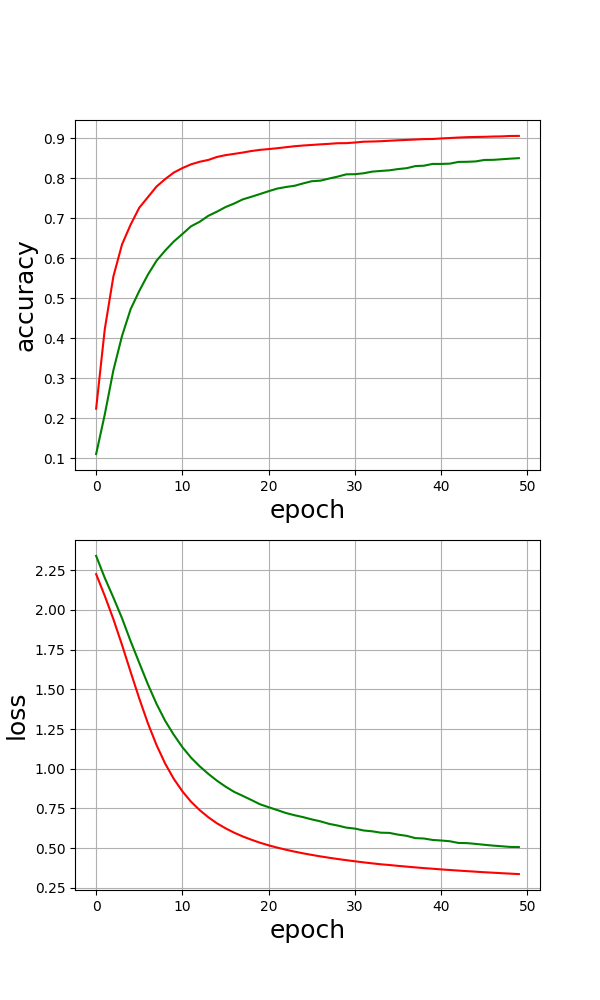

Recreate this plot in Python.
import tensorflow as tf
import numpy as np
import os
from tensorflow import keras
from tensorflow.keras.optimizers import SGD
import matplotlib.pyplot as plt

#------------------------------------------------------------------------
def loadMNIST():

	#Load
	mnist = keras.datasets.mnist
	(Xtrain, Ytrain), (Xtest, Ytest) = mnist.load_data()
	print(Xtrain.shape[0], 'train samples')
	print(Xtest.shape[0], 'test samples')

	#Return
	return Xtrain,Ytrain,Xtest,Ytest

#------------------------------------------------------------------------
def normalize(Xtrain,Xtest):

	#Normalize
	Xtrain = Xtrain / 255.0
	Xtest = Xtest / 255.0

	#Return
	return Xtrain,Xtest

#------------------------------------------------------------------------
def flatten(Xtrain,Xtest):

	#Flatten
    flattened = Xtrain.shape[1] * Xtrain.shape[2]
    Xtrain = Xtrain.reshape(60000, flattened)
    Xtest = Xtest.reshape(10000, flattened)
    Xtrain = Xtrain.astype('float32')
    Xtest = Xtest.astype('float32')

	#Return
    return Xtrain,Xtest

#------------------------------------------------------------------------
def oneHotEncoding(Ytrain,Ytest,NB_CLASSES):
    
    Ytrain = tf.keras.utils.to_categorical(Ytrain, NB_CLASSES)
    Ytest = tf.keras.utils.to_categorical(Ytest, NB_CLASSES)

	#Return
    return Ytrain,Ytest

#------------------------------------------------------------------------
def buildModel(NB_CLASSES,N_HIDDEN,DROPOUT,inputSize):
    
    #Build Model
	model = tf.keras.models.Sequential()
	model.add(keras.layers.Dense(N_HIDDEN,input_shape=(inputSize,),name='dense_layer', activation='relu'))
	model.add(keras.layers.Dropout(DROPOUT))
	model.add(keras.layers.Dense(N_HIDDEN,name='dense_layer_2', activation='relu'))
	model.add(keras.layers.Dropout(DROPOUT))
	model.add(keras.layers.Dense(NB_CLASSES,name='dense_layer_3', activation='softmax'))
	model.summary()
    
    #Return
	return model

#------------------------------------------------------------------------
def compileModel(model,OPTMIZER):
    
    #Compile
    model.compile(optimizer=OPTMIZER, loss='categorical_crossentropy', metrics=['accuracy'])

    #Return
    return model

#------------------------------------------------------------------------
if __name__ == '__main__':

    #Surpress warning
    os.system('clear')
    os.environ['TF_CPP_MIN_LOG_LEVEL'] = '2'

    #Network and training parameters
    EPOCHS = 50
    BATCH_SIZE = 128
    VERBOSE = 1
    NB_CLASSES = 10
    N_HIDDEN = 128
    VALIDATION_SPLIT=0.2
    DROPOUT = 0.3
    OPTMIZER = SGD(lr=0.001)

	#For reproducibility
    np.random.seed(1671)

    #Loading MNIST dataset
    Xtrain,Ytrain,Xtest,Ytest = loadMNIST()
    
    #Reshape
    Xtrain,Xtest = flatten(Xtrain,Xtest)

    #Normalize
    Xtrain,Xtest = normalize(Xtrain,Xtest)

    #To One Hot
    Ytrain,Ytest = oneHotEncoding(Ytrain,Ytest,NB_CLASSES)

    #Build Model
    model = buildModel(NB_CLASSES,N_HIDDEN,DROPOUT,Xtrain.shape[1])

    #Compile Model
    model = compileModel(model,OPTMIZER)

    #Training the model
    history = model.fit(Xtrain, Ytrain,batch_size=BATCH_SIZE, epochs=EPOCHS, verbose=VERBOSE, validation_split=VALIDATION_SPLIT)
    loss = history.history['loss']
    loss_val = history.history['val_loss']
    ac = history.history['accuracy']
    ac_val = history.history['val_accuracy']

    #Generate Figure
    plt.figure(figsize=(6,10))
    plt.subplot(2,1,1)
    plt.plot(ac,'g')
    plt.plot(ac_val,'r')
    plt.xlabel('epoch',fontsize=18)
    plt.ylabel('accuracy',fontsize=18)
    plt.grid()
    plt.subplot(2,1,2)
    plt.plot(loss,'g')
    plt.plot(loss_val,'r')
    plt.xlabel('epoch',fontsize=18)
    plt.ylabel('loss',fontsize=18)
    plt.grid()
    plt.savefig('src/python/mnist/mnist_twohiddenlayers_withdropout_change_learningrate.png')

    #Evaluate the model
    testLoss, testAcc = model.evaluate(Xtest, Ytest)
    print('Test accuracy:', testAcc)

    #Making prediction
    predictions = model.predict(Xtest)
